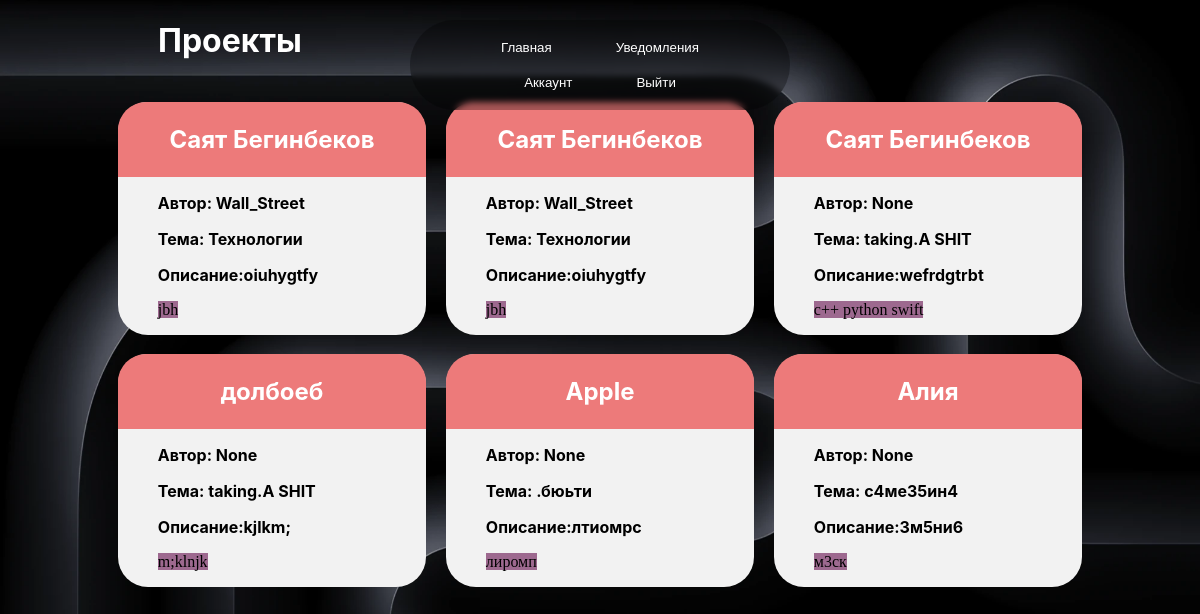
The app's page /projects with its own data.
### tables this page shows
CREATE TABLE Projects (
    author TEXT,
    name TEXT,
    subject TEXT,
    about TEXT,
    tags TEXT
    );

### main.py (the view)
@app.route('/projects')
def find_projects():
    conn = get_db_connection()
    cursor = conn.cursor()
    projects = cursor.execute('''SELECT * FROM Projects''').fetchall()
    print(projects)
    cursor.execute('''SELECT tags FROM Projects WHERE author = "Wall_street" ''')
    print(cursor.fetchall())
    return render_template('find_projects.html', projects=projects)

### main.py (called while the page is built)
def get_db_connection():
    conn = sqlite3.connect('accounts.db')
    conn.row_factory = sqlite3.Row
    return conn

### templates/find_projects.html (shortened to what this page needs)
<!DOCTYPE html>
<html lang="en">
<head>
    <link rel="stylesheet" href="static/href.css">
</head>
<body>
    <div class="menu">
        <button><a type="button" class="btn btn-danger btn-sm" href="/">Главная</a></button>
        <button><a type="button" class="btn btn-danger btn-sm" href="/">Уведомления</a></button>
        <button><a type="button" class="btn btn-danger btn-sm" href="/account">Аккаунт</a></button>
        <button><a type="button" class="btn btn-danger btn-sm" href="/logout">Выйти</a></button>
      </div>
    <h1 class="titles">Проекты</h1>
    <div class = "project_container">
        {% for project in projects %}
            <div class="block">
                <div class="block-top">
                    <h2>{{ project[1] }}</h2>
                </div>
                <div class="block-content">
                    <ul>
                        <p><li>Автор: {{ project[0] }}</li></p>
                        <p><li>Тема: {{ project[2] }}</li></p>
                        <p><li>Описание:{{ project[3] }}</li></p>
                        <span class="badge rounded-pill" style="background-color: #9d698f;">{{ project[4]}}</span>
                    </ul>
                </div>
            </div>
        {%endfor%}
    </div>
</body>
</html>

### static/href.css (style rules this page uses)
.project_container { display: grid; grid-template-columns: repeat(3, 1fr); padding-top: 10px; padding-left: 100px; padding-right: 100px; }
.titles { color:#fff; padding-left: 150px; font-family: "SF Pro Display","SF Pro Icons","Helvetica Neue","Helvetica","Arial",sans-serif; }
.menu { text-align: center; justify-content: center; align-items: center; position: fixed; top: 0; backdrop-filter: blur(3px); left: 50%; transform: translateX(-50%); border-radius: 50px; background-color: rgba(0, 0, 0, 0.3); padding: 10px; margin-top: 20px; width: 30%; z-index: 999; }
button { background-color: transparent; color: #fff; border: none; padding: 10px 20px; margin: 0 10px; cursor: pointer; }
a { color: white; text-decoration: none; }
.block { background-color: #f2f2f2; border-radius: 30px; margin: 3%; border:none; }
.block-top { background-color: #ed7a7a; color: #fff; padding-top: 3px; padding-bottom: 3px; text-align: center; font-family: "SF Pro Display","SF Pro Icons","Helvetica Neue","Helvetica","Arial",sans-serif; border-top-left-radius: 28px; border-top-right-radius: 28px; margin-top: 0; }
li { list-style-type: none; font-family: "SF Pro Display","SF Pro Icons","Helvetica Neue","Helvetica","Arial",sans-serif; font-weight: bold; }

### templates/find_projects.html (style rules this page uses)
body { background-image: url('static/X4P96LXsgfeo.webp'); background-repeat: no-repeat; background-size: cover; background-color: #000; }

### records on screen
Projects: name "Саят Бегинбеков", author "Wall_Street", subject "Технологии", about "oiuhygtfy", tags "jbh"
Projects: name "Саят Бегинбеков", author "Wall_Street", subject "Технологии", about "oiuhygtfy", tags "jbh"
Projects: name "Саят Бегинбеков", project "None", subject "taking.A SHIT", about "wefrdgtrbt", tags "с++ python swift"
Projects: name "долбоеб", project "None", subject "taking.A SHIT", about "kjlkm;", tags "m;klnjk"
Projects: name "Apple", project "None", subject ".бюьти", about "лтиомрс", tags "лиромп"
Projects: name "Алия", project "None", subject "с4ме35ин4", about "3м5ни6", tags "м3ск"
